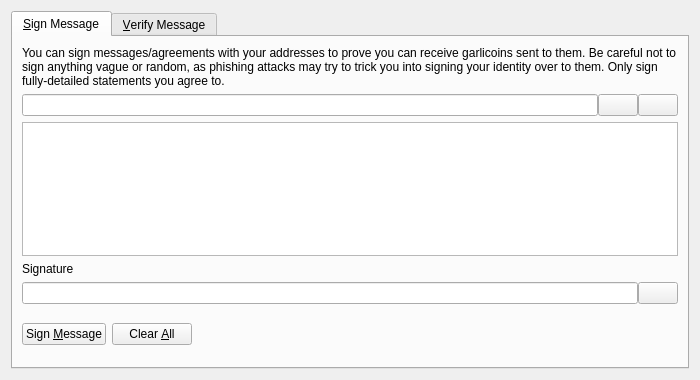
<?xml version="1.0" encoding="UTF-8"?>
<ui version="4.0">
 <class>SignVerifyMessageDialog</class>
 <widget class="QDialog" name="SignVerifyMessageDialog">
  <property name="geometry">
   <rect>
    <x>0</x>
    <y>0</y>
    <width>700</width>
    <height>380</height>
   </rect>
  </property>
  <property name="windowTitle">
   <string>Signatures - Sign / Verify a Message</string>
  </property>
  <property name="modal">
   <bool>true</bool>
  </property>
  <layout class="QVBoxLayout" name="verticalLayout">
   <item>
    <widget class="QTabWidget" name="tabWidget">
     <property name="currentIndex">
      <number>0</number>
     </property>
     <widget class="QWidget" name="tabSignMessage">
      <attribute name="title">
       <string>&amp;Sign Message</string>
      </attribute>
      <layout class="QVBoxLayout" name="verticalLayout_SM">
       <item>
        <widget class="QLabel" name="infoLabel_SM">
         <property name="text">
          <string>You can sign messages/agreements with your addresses to prove you can receive garlicoins sent to them. Be careful not to sign anything vague or random, as phishing attacks may try to trick you into signing your identity over to them. Only sign fully-detailed statements you agree to.</string>
         </property>
         <property name="textFormat">
          <enum>Qt::PlainText</enum>
         </property>
         <property name="wordWrap">
          <bool>true</bool>
         </property>
        </widget>
       </item>
       <item>
        <layout class="QHBoxLayout" name="horizontalLayout_1_SM">
         <property name="spacing">
          <number>0</number>
         </property>
         <item>
          <widget class="QValidatedLineEdit" name="addressIn_SM">
           <property name="toolTip">
            <string>The Garlicoin address to sign the message with</string>
           </property>
          </widget>
         </item>
         <item>
          <widget class="QPushButton" name="addressBookButton_SM">
           <property name="toolTip">
            <string>Choose previously used address</string>
           </property>
           <property name="text">
            <string/>
           </property>
           <property name="icon">
            <iconset resource="../bitcoin.qrc">
             <normaloff>:/icons/address-book</normaloff>:/icons/address-book</iconset>
           </property>
           <property name="shortcut">
            <string>Alt+A</string>
           </property>
           <property name="autoDefault">
            <bool>false</bool>
           </property>
          </widget>
         </item>
         <item>
          <widget class="QPushButton" name="pasteButton_SM">
           <property name="toolTip">
            <string>Paste address from clipboard</string>
           </property>
           <property name="text">
            <string/>
           </property>
           <property name="icon">
            <iconset resource="../bitcoin.qrc">
             <normaloff>:/icons/editpaste</normaloff>:/icons/editpaste</iconset>
           </property>
           <property name="shortcut">
            <string>Alt+P</string>
           </property>
           <property name="autoDefault">
            <bool>false</bool>
           </property>
          </widget>
         </item>
        </layout>
       </item>
       <item>
        <widget class="QPlainTextEdit" name="messageIn_SM">
         <property name="toolTip">
          <string>Enter the message you want to sign here</string>
         </property>
        </widget>
       </item>
       <item>
        <widget class="QLabel" name="signatureLabel_SM">
         <property name="text">
          <string>Signature</string>
         </property>
         <property name="textFormat">
          <enum>Qt::PlainText</enum>
         </property>
        </widget>
       </item>
       <item>
        <layout class="QHBoxLayout" name="horizontalLayout_2_SM">
         <property name="spacing">
          <number>0</number>
         </property>
         <item>
          <widget class="QLineEdit" name="signatureOut_SM">
           <property name="font">
            <font>
             <italic>true</italic>
            </font>
           </property>
           <property name="readOnly">
            <bool>true</bool>
           </property>
          </widget>
         </item>
         <item>
          <widget class="QPushButton" name="copySignatureButton_SM">
           <property name="toolTip">
            <string>Copy the current signature to the system clipboard</string>
           </property>
           <property name="text">
            <string/>
           </property>
           <property name="icon">
            <iconset resource="../bitcoin.qrc">
             <normaloff>:/icons/editcopy</normaloff>:/icons/editcopy</iconset>
           </property>
           <property name="autoDefault">
            <bool>false</bool>
           </property>
          </widget>
         </item>
        </layout>
       </item>
       <item>
        <layout class="QHBoxLayout" name="horizontalLayout_3_SM">
         <item>
          <widget class="QPushButton" name="signMessageButton_SM">
           <property name="toolTip">
            <string>Sign the message to prove you own this Garlicoin address</string>
           </property>
           <property name="text">
            <string>Sign &amp;Message</string>
           </property>
           <property name="icon">
            <iconset resource="../bitcoin.qrc">
             <normaloff>:/icons/edit</normaloff>:/icons/edit</iconset>
           </property>
           <property name="autoDefault">
            <bool>false</bool>
           </property>
          </widget>
         </item>
         <item>
          <widget class="QPushButton" name="clearButton_SM">
           <property name="toolTip">
            <string>Reset all sign message fields</string>
           </property>
           <property name="text">
            <string>Clear &amp;All</string>
           </property>
           <property name="icon">
            <iconset resource="../bitcoin.qrc">
             <normaloff>:/icons/remove</normaloff>:/icons/remove</iconset>
           </property>
           <property name="autoDefault">
            <bool>false</bool>
           </property>
          </widget>
         </item>
         <item>
          <spacer name="horizontalSpacer_1_SM">
           <property name="orientation">
            <enum>Qt::Horizontal</enum>
           </property>
           <property name="sizeHint" stdset="0">
            <size>
             <width>40</width>
             <height>48</height>
            </size>
           </property>
          </spacer>
         </item>
         <item>
          <widget class="QLabel" name="statusLabel_SM">
           <property name="font">
            <font>
             <weight>75</weight>
             <bold>true</bold>
            </font>
           </property>
           <property name="text">
            <string/>
           </property>
           <property name="wordWrap">
            <bool>true</bool>
           </property>
          </widget>
         </item>
         <item>
          <spacer name="horizontalSpacer_2_SM">
           <property name="orientation">
            <enum>Qt::Horizontal</enum>
           </property>
           <property name="sizeHint" stdset="0">
            <size>
             <width>40</width>
             <height>48</height>
            </size>
           </property>
          </spacer>
         </item>
        </layout>
       </item>
      </layout>
     </widget>
     <widget class="QWidget" name="tabVerifyMessage">
      <attribute name="title">
       <string>&amp;Verify Message</string>
      </attribute>
      <layout class="QVBoxLayout" name="verticalLayout_VM">
       <item>
        <widget class="QLabel" name="infoLabel_VM">
         <property name="text">
          <string>Enter the receiver's address, message (ensure you copy line breaks, spaces, tabs, etc. exactly) and signature below to verify the message. Be careful not to read more into the signature than what is in the signed message itself, to avoid being tricked by a man-in-the-middle attack. Note that this only proves the signing party receives with the address, it cannot prove sendership of any transaction!</string>
         </property>
         <property name="textFormat">
          <enum>Qt::PlainText</enum>
         </property>
         <property name="alignment">
          <set>Qt::AlignLeading|Qt::AlignLeft|Qt::AlignTop</set>
         </property>
         <property name="wordWrap">
          <bool>true</bool>
         </property>
        </widget>
       </item>
       <item>
        <layout class="QHBoxLayout" name="horizontalLayout_1_VM">
         <property name="spacing">
          <number>0</number>
         </property>
         <item>
          <widget class="QValidatedLineEdit" name="addressIn_VM">
           <property name="toolTip">
            <string>The Garlicoin address the message was signed with</string>
           </property>
          </widget>
         </item>
         <item>
          <widget class="QPushButton" name="addressBookButton_VM">
           <property name="toolTip">
            <string>Choose previously used address</string>
           </property>
           <property name="text">
            <string/>
           </property>
           <property name="icon">
            <iconset resource="../bitcoin.qrc">
             <normaloff>:/icons/address-book</normaloff>:/icons/address-book</iconset>
           </property>
           <property name="shortcut">
            <string>Alt+A</string>
           </property>
           <property name="autoDefault">
            <bool>false</bool>
           </property>
          </widget>
         </item>
        </layout>
       </item>
       <item>
        <widget class="QPlainTextEdit" name="messageIn_VM"/>
       </item>
       <item>
        <widget class="QValidatedLineEdit" name="signatureIn_VM"/>
       </item>
       <item>
        <layout class="QHBoxLayout" name="horizontalLayout_2_VM">
         <item>
          <widget class="QPushButton" name="verifyMessageButton_VM">
           <property name="toolTip">
            <string>Verify the message to ensure it was signed with the specified Garlicoin address</string>
           </property>
           <property name="text">
            <string>Verify &amp;Message</string>
           </property>
           <property name="icon">
            <iconset resource="../bitcoin.qrc">
             <normaloff>:/icons/transaction_0</normaloff>:/icons/transaction_0</iconset>
           </property>
           <property name="autoDefault">
            <bool>false</bool>
           </property>
          </widget>
         </item>
         <item>
          <widget class="QPushButton" name="clearButton_VM">
           <property name="toolTip">
            <string>Reset all verify message fields</string>
           </property>
           <property name="text">
            <string>Clear &amp;All</string>
           </property>
           <property name="icon">
            <iconset resource="../bitcoin.qrc">
             <normaloff>:/icons/remove</normaloff>:/icons/remove</iconset>
           </property>
           <property name="autoDefault">
            <bool>false</bool>
           </property>
          </widget>
         </item>
         <item>
          <spacer name="horizontalSpacer_1_VM">
           <property name="orientation">
            <enum>Qt::Horizontal</enum>
           </property>
           <property name="sizeHint" stdset="0">
            <size>
             <width>40</width>
             <height>48</height>
            </size>
           </property>
          </spacer>
         </item>
         <item>
          <widget class="QLabel" name="statusLabel_VM">
           <property name="font">
            <font>
             <weight>75</weight>
             <bold>true</bold>
            </font>
           </property>
           <property name="text">
            <string/>
           </property>
           <property name="wordWrap">
            <bool>true</bool>
           </property>
          </widget>
         </item>
         <item>
          <spacer name="horizontalSpacer_2_VM">
           <property name="orientation">
            <enum>Qt::Horizontal</enum>
           </property>
           <property name="sizeHint" stdset="0">
            <size>
             <width>40</width>
             <height>48</height>
            </size>
           </property>
          </spacer>
         </item>
        </layout>
       </item>
      </layout>
     </widget>
    </widget>
   </item>
  </layout>
 </widget>
 <customwidgets>
  <customwidget>
   <class>QValidatedLineEdit</class>
   <extends>QLineEdit</extends>
   <header>qvalidatedlineedit.h</header>
  </customwidget>
 </customwidgets>
 <resources>
  <include location="../bitcoin.qrc"/>
 </resources>
 <connections/>
</ui>
